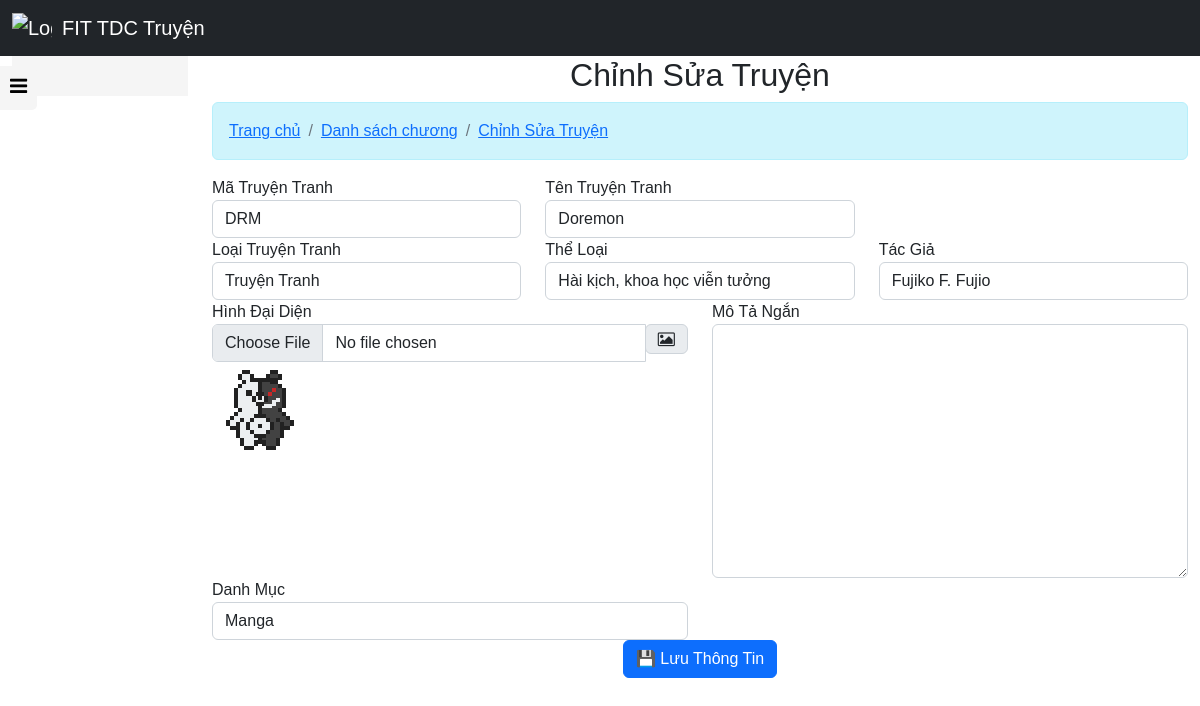
Screenshot of /backend/truyen/edit.php?truyen_id=21 with the database file from the repository.
### tables this page shows
CREATE TABLE `truyen` (
  `truyen_id` int(11) UNSIGNED NOT NULL,
  `truyen_ma` varchar(50) NOT NULL,
  `truyen_ten` mediumtext NOT NULL,
  `truyen_hinhdaidien` mediumtext DEFAULT NULL,
  `truyen_loai` tinyint(4) DEFAULT NULL COMMENT '#1: Tiểu thuyết, #2: Truyện tranh',
  `truyen_theloai` varchar(500) DEFAULT NULL COMMENT 'Kiếm Hiệp;Trinh thám;Lãng mạn ...',
  `truyen_tacgia` varchar(50) DEFAULT NULL,
  `truyen_mota_ngan` text DEFAULT NULL,
  `truyen_ngaydang` datetime NOT NULL DEFAULT current_timestamp(),
  `danhmuc_id` int(11) DEFAULT NULL
);

### backend/truyen/edit.php (the view, shortened to what this page needs)
<!DOCTYPE html>
<html lang="en">
<head>
    <?php
    include_once __DIR__ . '/../layouts/styles.php';
    ?>
</head>
<body>
    <?php
    include_once __DIR__ . '/../layouts/header.php';
    ?>
    <div class="container-fluid">
        <div class="row">
            <div class="col-2">
                <?php
                include_once __DIR__ . '/../layouts/sidebar.php';
                ?>
            </div>
            <div class="col-10">
                <div class="text-center">
                    <h2>Chỉnh Sửa Truyện</h2>
                </div>
                <nav aria-label="breadcrumb">
                    <ol class="breadcrumb alert alert-info">
                        <li class="breadcrumb-item"><a href="/">Trang chủ</a></li>
                        <li class="breadcrumb-item"><a href="index.php">Danh sách chương</a></li>
                        <li class="breadcrumb-item active" aria-current="page"><a href="edit.php">Chỉnh Sửa Truyện</a></li>
                    </ol>
                </nav>
                <?php
                include_once __DIR__ . '/../../dbconnect.php';
                if (isset($_GET['truyen_id'])) {
                    $truyen_id = $_GET['truyen_id'];
                    $sql = "SELECT * FROM truyen WHERE truyen_id = $truyen_id";
                    $result = mysqli_query($conn, $sql);
                    $row = mysqli_fetch_assoc($result);
                    if ($row) {
                        $truyen_ma = $row['truyen_ma'];
                        $truyen_ten = $row['truyen_ten'];
                        $truyen_loai = $row['truyen_loai'];
                        $truyen_theloai = $row['truyen_theloai'];
                        $truyen_tacgia = $row['truyen_tacgia'];
                        $truyen_mota_ngan = $row['truyen_mota_ngan'];
                        $danhmuc_id = $row['danhmuc_id'];
                ?>
                        <form name="frmEdit" action="" method="post" enctype="multipart/form-data">
                            <div class="row">
                                <div class="col-md-4">
                                    <label>Mã Truyện Tranh</label>
                                    <input type="text" name="truyen_ma" class="form-control" value="<?php echo $truyen_ma; ?>" />
                                </div>
                                <div class="col-md-4">
                                    <label>Tên Truyện Tranh</label>
                                    <input type="text" name="truyen_ten" class="form-control" value="<?php echo $truyen_ten; ?>" />
                                </div>
                            </div>
                            <div class="row">
                                <div class="col-md-4">
                                    <label>Loại Truyện Tranh</label>
                                    <select name="truyen_loai" class="form-control">
                                        <option value="2" <?php if ($truyen_loai == 2) echo 'selected'; ?>>Truyện Tranh</option>
                                    </select>
                                </div>
                                <div class="col-md-4">
                                    <label>Thể Loại</label>
                                    <input type="text" name="truyen_theloai" class="form-control" value="<?php echo $truyen_theloai; ?>" />
                                </div>
                                <div class="col-md-4">
                                    <label>Tác Giả</label>
                                    <input type="text" name="truyen_tacgia" class="form-control" value="<?php echo $truyen_tacgia; ?>" />
                                </div>
                            </div>
                            <div class="row">
                                <div class="col-md-6">
                                    <label>Hình Đại Diện</label>
                                    <div class="input-group">
                                        <input type="file" name="truyen_hinhdaidien" class="form-control" onchange="previewImage(event)" />
                                        <div class="input-group-append">
                                            <span class="input-group-text" id="inputGroupFileAddon">
                                                <i class="fa fa-image"></i>
                                            </span>
                                        </div>
                                    </div>
                                    <div id="imagePreview" class="image-preview">
                                        <?php
                                        $hinhdaidien = $row['truyen_hinhdaidien'];
                                        if (!empty($hinhdaidien) && file_exists(__DIR__ . '/../../assets/uploads/' . $hinhdaidien)) {
                                            echo '<img id="defaultImage" src="/../../assets/uploads/' . $hinhdaidien . '" alt="Hình mặc định" />';
                                        } else {
                                            echo '<img id="defaultImage" src="icon.png" alt="Hình mặc định" />';
                                        }
                                        ?>
                                    </div>
                                </div>
                                <div class="col-md-6">
                                    <label>Mô Tả Ngắn</label>
                                    <textarea name="truyen_mota_ngan" class="form-control" rows="10"><?php echo $truyen_mota_ngan; ?></textarea>
                                </div>
                            </div>
                            <div class="row">
                                <div class="col-md-6">
                                    <label>Danh Mục</label>
                                    <select name="danhmuc_id" class="form-control">
                                        <?php
                                        $sql_danhmuc = "SELECT * FROM danhmuc";
                                        $result_danhmuc = mysqli_query($conn, $sql_danhmuc);
                                        while ($row_danhmuc = mysqli_fetch_array($result_danhmuc, MYSQLI_ASSOC)) {
                                            $selected = ($row_danhmuc['danhmuc_id'] == $danhmuc_id) ? 'selected' : '';
                                            echo '<option value="' . $row_danhmuc['danhmuc_id'] . '" ' . $selected . '>' . $row_danhmuc['danhmuc_ten'] . '</option>';
                                        }
                                        ?>
                                    </select>
                                </div>
                            </div>
                            <div class="text-center">
                                <button type="submit" name="BtnUpdate" class="btn btn-primary">💾 Lưu Thông Tin</button>
                            </div>
                        </form>
                <?php
                    } else {
                        echo '<div class="alert alert-danger">Truyện không tồn tại.</div>';
                    }
                } else {
                    echo '<div class="alert alert-danger">Không có ID truyện.</div>';
                }
                ?>
            </div>
        </div>
    </div>
</body>
</html>

### backend/layouts/style.css (style rules this page uses)
* { font-family: "poppins", sans-serif; margin: 0; padding: 0; }
body { background-color: #333; height: 100vh; }

### rows the page displays
truyen: truyen_ma "DRM", truyen_ten "Doremon", truyen_loai "Truyện Tranh", truyen_theloai "Hài kịch, khoa học viễn tưởng", truyen_tacgia "Fujiko F. Fujio"

### other values shown
form field danhmuc_id "Manga"
